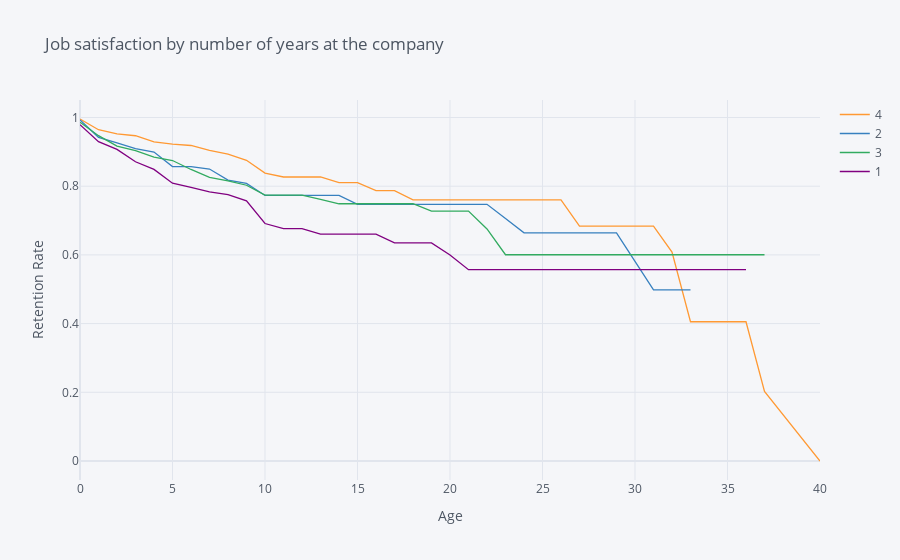

Notebook code for this chart:
### Markdown cell above
## 6. Let's find out how job satisfaction affects retention rates. Generate and plot survival curves for each level of job satisfaction by number of years at the company.

### Code cell
rates = survival(data, 'JobSatisfaction', 'YearsAtCompany', 'Attrition')
rates.iplot(kind='line', yTitle='Retention Rate',xTitle='Age',
            title='Job satisfaction by number of years at the company')

### Figure 1 — Plotly figure (JSON) as saved in the notebook; plotly's stock layout.template omitted (floating-point values rounded to 4 significant figures)
{"data": [{"line": {"color": "rgba(255, 153, 51, 1.0)", "dash": "solid", "shape": "linear", "width": 1.3}, "mode": "lines", "name": "4", "text": "", "type": "scatter", "x": [0, 1, 2, 3, 4, 5, 6, 7, 8, 9, 10, 11, 12, 13, 14, 15, 16, 17, 18, 19, 20, 21, 22, 23, 24, 25, 26, 27, 29, 30, 31, 32, 33, 34, 36, 37, 40], "y": [0.9956, 0.9645, 0.9523, 0.9469, 0.929, 0.9226, 0.9185, 0.9043, 0.8933, 0.8754, 0.838, 0.8268, 0.8268, 0.8268, 0.8103, 0.8103, 0.7872, 0.7872, 0.76, 0.76, 0.76, 0.76, 0.76, 0.76, 0.76, 0.76, 0.76, 0.684, 0.684, 0.684, 0.684, 0.608, 0.4053, 0.4053, 0.4053, 0.2027, 0]}, {"line": {"color": "rgba(55, 128, 191, 1.0)", "dash": "solid", "shape": "linear", "width": 1.3}, "mode": "lines", "name": "2", "text": "", "type": "scatter", "x": [0, 1, 2, 3, 4, 5, 6, 7, 8, 9, 10, 11, 12, 13, 14, 15, 16, 17, 18, 19, 20, 21, 22, 23, 24, 25, 26, 27, 29, 30, 31, 32, 33, 34, 36, 37, 40], "y": [0.9929, 0.9423, 0.9263, 0.9091, 0.8996, 0.8573, 0.8573, 0.85, 0.8179, 0.8083, 0.7731, 0.7731, 0.7731, 0.7731, 0.7731, 0.7474, 0.7474, 0.7474, 0.7474, 0.7474, 0.7474, 0.7474, 0.7474, 0.7059, 0.6643, 0.6643, 0.6643, 0.6643, 0.6643, 0.5813, 0.4983, 0.4983, 0.4983, "", "", "", ""]}, {"line": {"color": "rgba(50, 171, 96, 1.0)", "dash": "solid", "shape": "linear", "width": 1.3}, "mode": "lines", "name": "3", "text": "", "type": "scatter", "x": [0, 1, 2, 3, 4, 5, 6, 7, 8, 9, 10, 11, 12, 13, 14, 15, 16, 17, 18, 19, 20, 21, 22, 23, 24, 25, 26, 27, 29, 30, 31, 32, 33, 34, 36, 37, 40], "y": [0.9864, 0.9471, 0.917, 0.9033, 0.8849, 0.8748, 0.8487, 0.8259, 0.8157, 0.8028, 0.7739, 0.7739, 0.7739, 0.7618, 0.7489, 0.7489, 0.7489, 0.7489, 0.7489, 0.7275, 0.7275, 0.7275, 0.6755, 0.6005, 0.6005, 0.6005, 0.6005, 0.6005, 0.6005, 0.6005, 0.6005, 0.6005, 0.6005, 0.6005, 0.6005, 0.6005, ""]}, {"line": {"color": "rgba(128, 0, 128, 1.0)", "dash": "solid", "shape": "linear", "width": 1.3}, "mode": "lines", "name": "1", "text": "", "type": "scatter", "x": [0, 1, 2, 3, 4, 5, 6, 7, 8, 9, 10, 11, 12, 13, 14, 15, 16, 17, 18, 19, 20, 21, 22, 23, 24, 25, 26, 27, 29, 30, 31, 32, 33, 34, 36, 37, 40], "y": [0.9792, 0.9297, 0.9071, 0.8711, 0.8489, 0.8087, 0.7965, 0.7833, 0.7752, 0.7572, 0.6913, 0.6766, 0.6766, 0.6605, 0.6605, 0.6605, 0.6605, 0.6351, 0.6351, 0.6351, 0.5998, 0.557, 0.557, 0.557, 0.557, 0.557, 0.557, 0.557, 0.557, 0.557, 0.557, 0.557, 0.557, 0.557, 0.557, "", ""]}], "layout": {"legend": {"bgcolor": "#F5F6F9", "font": {"color": "#4D5663"}}, "paper_bgcolor": "#F5F6F9", "plot_bgcolor": "#F5F6F9", "title": {"font": {"color": "#4D5663"}, "text": "Job satisfaction by number of years at the company"}, "xaxis": {"gridcolor": "#E1E5ED", "showgrid": true, "tickfont": {"color": "#4D5663"}, "title": {"font": {"color": "#4D5663"}, "text": "Age"}, "zerolinecolor": "#E1E5ED"}, "yaxis": {"gridcolor": "#E1E5ED", "showgrid": true, "tickfont": {"color": "#4D5663"}, "title": {"font": {"color": "#4D5663"}, "text": "Retention Rate"}, "zerolinecolor": "#E1E5ED"}}}
